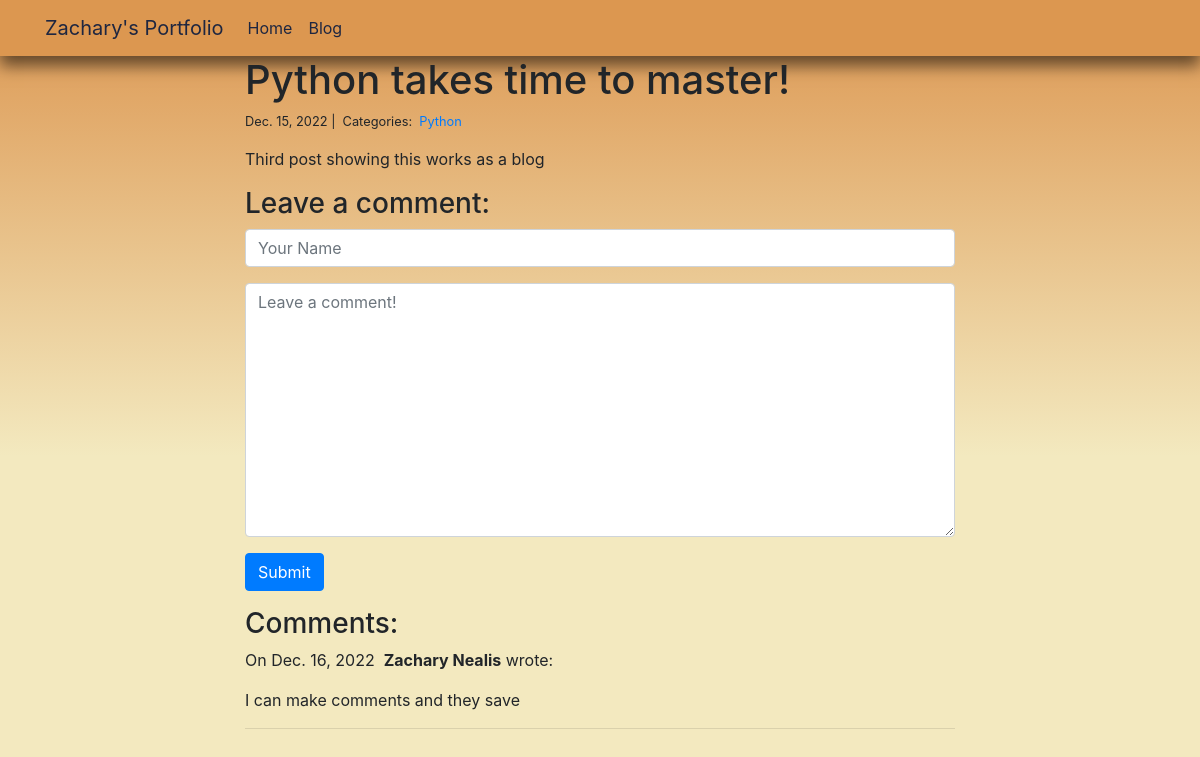
Page /blog/3/ on the committed database.
### blog/models.py (models this page shows)
class Post(models.Model):
    title = models.CharField(max_length=225)
    body = models.TextField()
    created_on = models.DateTimeField(auto_now_add=True)
    last_modified = models.DateTimeField(auto_now=True)
    categories = models.ManyToManyField('Category', related_name='posts')

class Category(models.Model):
    name = models.CharField(max_length=20)

class Comment(models.Model):
    author = models.CharField(max_length=60)
    body = models.TextField()
    created_on = models.DateTimeField(auto_now_add=True)
    post = models.ForeignKey('Post', on_delete=models.CASCADE)

### blog/views.py (the view, shortened to what this page needs)
# urls.py: path("<int:pk>/", views.blog_detail, name="blog_detail"),
def blog_detail(request, pk):
    post = Post.objects.get(pk=pk)
    form = CommentForm()
    comments = Comment.objects.filter(post=post)
    context = {
        "post": post,
        "comments": comments,
        "form": form,
    }
    return render(request, "blog_detail.html", context)

### blog/forms.py
class CommentForm(forms.Form):
    author = forms.CharField(
        max_length = 60,
        widget = forms.TextInput(attrs={
            "class": "form-control",
            "placeholder": "Your Name"
        })
    )
    body = forms.CharField(widget = forms.Textarea(
        attrs={
            "class": "form-control",
            "placeholder": "Leave a comment!"
        }
    ))

### blog/templates/blog_detail.html (shortened to what this page needs)
{% extends "base.html" %}
{% block page_content %}
<div class="col-md-8 offset-md-2">
    <h1>{{ post.title }}</h1>
    <small>
        {{ post.created_on.date }} |&nbsp;
        Categories:&nbsp;
        {% for category in post.categories.all %}
        <a href="{% url 'blog_category' category.name %}">
            {{ category.name }}
        </a>&nbsp;
        {% endfor %}
    </small>
    <p>{{ post.body | linebreaks }}</p>
    <h3>Leave a comment:</h3>
    <form action="/blog/{{ post.pk }}/" method="post">
        <div class="form-group">
            {{ form.author }}
        </div>
        <div class="form-group">
            {{ form.body }}
        </div>
        <button type="submit" class="btn btn-primary">Submit</button>
    </form>
    <h3>Comments:</h3>
    {% for comment in comments %}
    <p>
        On {{comment.created_on.date }}&nbsp;
        <b>{{ comment.author }}</b> wrote:
    </p>
    <p>{{ comment.body }}</p>
    <hr>
    {% endfor %}
</div>
{% endblock %}

### rows in the picture
Post: title "Python takes time to master!", created_on "Dec. 15, 2022", body "Third post showing this works as a blog"
Category: name "Python"
Comment: created_on "Dec. 16, 2022", author "Zachary Nealis", body "I can make comments and they save"
